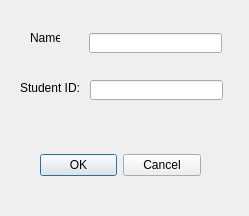
<?xml version="1.0" encoding="UTF-8"?>
<ui version="4.0">
 <class>Guashi</class>
 <widget class="QDialog" name="Guashi">
  <property name="geometry">
   <rect>
    <x>0</x>
    <y>0</y>
    <width>249</width>
    <height>216</height>
   </rect>
  </property>
  <property name="windowTitle">
   <string>Dialog</string>
  </property>
  <widget class="QDialogButtonBox" name="buttonBox">
   <property name="geometry">
    <rect>
     <x>40</x>
     <y>150</y>
     <width>161</width>
     <height>31</height>
    </rect>
   </property>
   <property name="orientation">
    <enum>Qt::Horizontal</enum>
   </property>
   <property name="standardButtons">
    <set>QDialogButtonBox::Cancel|QDialogButtonBox::Ok</set>
   </property>
  </widget>
  <widget class="QLineEdit" name="nameEdit">
   <property name="geometry">
    <rect>
     <x>89</x>
     <y>33</y>
     <width>133</width>
     <height>20</height>
    </rect>
   </property>
  </widget>
  <widget class="QLabel" name="label_2">
   <property name="geometry">
    <rect>
     <x>30</x>
     <y>30</y>
     <width>30</width>
     <height>16</height>
    </rect>
   </property>
   <property name="text">
    <string>Name:</string>
   </property>
  </widget>
  <widget class="QLineEdit" name="studentidEdit">
   <property name="geometry">
    <rect>
     <x>90</x>
     <y>80</y>
     <width>133</width>
     <height>20</height>
    </rect>
   </property>
  </widget>
  <widget class="QLabel" name="label_3">
   <property name="geometry">
    <rect>
     <x>20</x>
     <y>80</y>
     <width>71</width>
     <height>16</height>
    </rect>
   </property>
   <property name="text">
    <string>Student ID:</string>
   </property>
  </widget>
 </widget>
 <resources/>
 <connections>
  <connection>
   <sender>buttonBox</sender>
   <signal>accepted()</signal>
   <receiver>Guashi</receiver>
   <slot>accept()</slot>
   <hints>
    <hint type="sourcelabel">
     <x>248</x>
     <y>254</y>
    </hint>
    <hint type="destinationlabel">
     <x>157</x>
     <y>274</y>
    </hint>
   </hints>
  </connection>
  <connection>
   <sender>buttonBox</sender>
   <signal>rejected()</signal>
   <receiver>Guashi</receiver>
   <slot>reject()</slot>
   <hints>
    <hint type="sourcelabel">
     <x>316</x>
     <y>260</y>
    </hint>
    <hint type="destinationlabel">
     <x>286</x>
     <y>274</y>
    </hint>
   </hints>
  </connection>
 </connections>
</ui>
